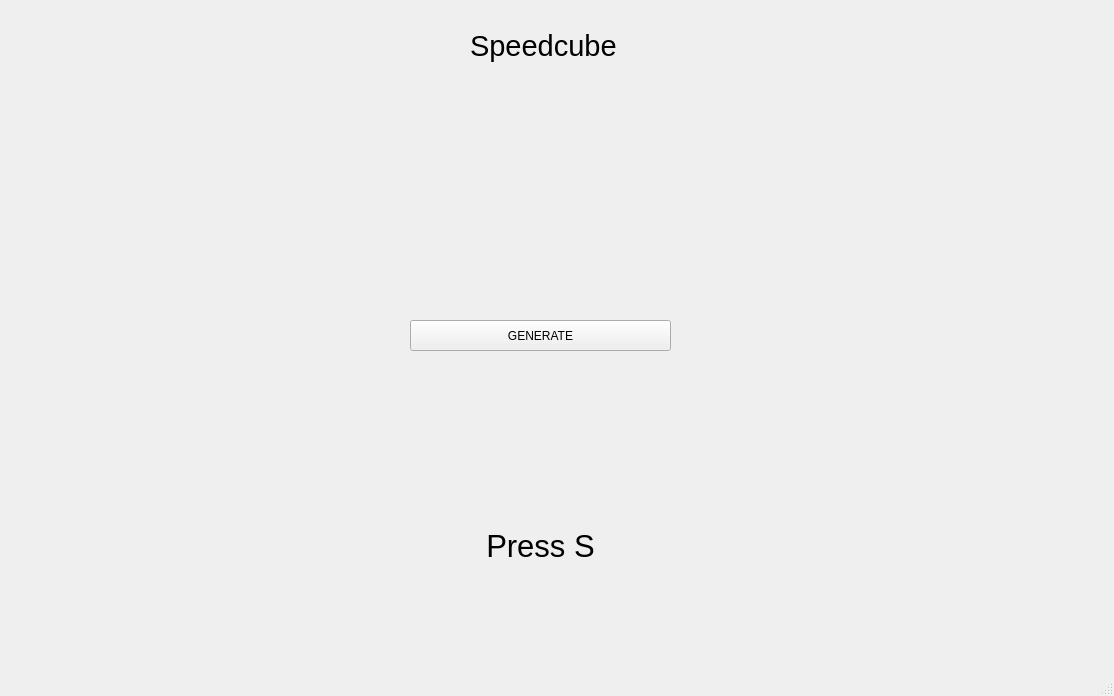
<?xml version="1.0" encoding="UTF-8"?>
<ui version="4.0">
 <class>Speedcube</class>
 <widget class="QMainWindow" name="Speedcube">
  <property name="windowModality">
   <enum>Qt::NonModal</enum>
  </property>
  <property name="geometry">
   <rect>
    <x>0</x>
    <y>0</y>
    <width>1114</width>
    <height>696</height>
   </rect>
  </property>
  <property name="windowTitle">
   <string>MainWindow</string>
  </property>
  <widget class="QWidget" name="centralwidget">
   <widget class="QLabel" name="name">
    <property name="geometry">
     <rect>
      <x>470</x>
      <y>10</y>
      <width>601</width>
      <height>71</height>
     </rect>
    </property>
    <property name="font">
     <font>
      <pointsize>22</pointsize>
     </font>
    </property>
    <property name="layoutDirection">
     <enum>Qt::LeftToRight</enum>
    </property>
    <property name="text">
     <string>Speedcube</string>
    </property>
   </widget>
   <widget class="QLabel" name="skrambl">
    <property name="enabled">
     <bool>false</bool>
    </property>
    <property name="geometry">
     <rect>
      <x>10</x>
      <y>160</y>
      <width>1091</width>
      <height>151</height>
     </rect>
    </property>
    <property name="font">
     <font>
      <pointsize>20</pointsize>
     </font>
    </property>
    <property name="text">
     <string/>
    </property>
    <property name="alignment">
     <set>Qt::AlignCenter</set>
    </property>
   </widget>
   <widget class="QLabel" name="timer">
    <property name="geometry">
     <rect>
      <x>270</x>
      <y>460</y>
      <width>541</width>
      <height>171</height>
     </rect>
    </property>
    <property name="font">
     <font>
      <pointsize>23</pointsize>
     </font>
    </property>
    <property name="text">
     <string>Press S</string>
    </property>
    <property name="scaledContents">
     <bool>false</bool>
    </property>
    <property name="alignment">
     <set>Qt::AlignCenter</set>
    </property>
   </widget>
   <widget class="QPushButton" name="btn">
    <property name="geometry">
     <rect>
      <x>410</x>
      <y>320</y>
      <width>261</width>
      <height>31</height>
     </rect>
    </property>
    <property name="text">
     <string>GENERATE</string>
    </property>
   </widget>
  </widget>
  <widget class="QMenuBar" name="menubar">
   <property name="geometry">
    <rect>
     <x>0</x>
     <y>0</y>
     <width>1114</width>
     <height>21</height>
    </rect>
   </property>
  </widget>
  <widget class="QStatusBar" name="statusbar"/>
 </widget>
 <resources/>
 <connections/>
</ui>
